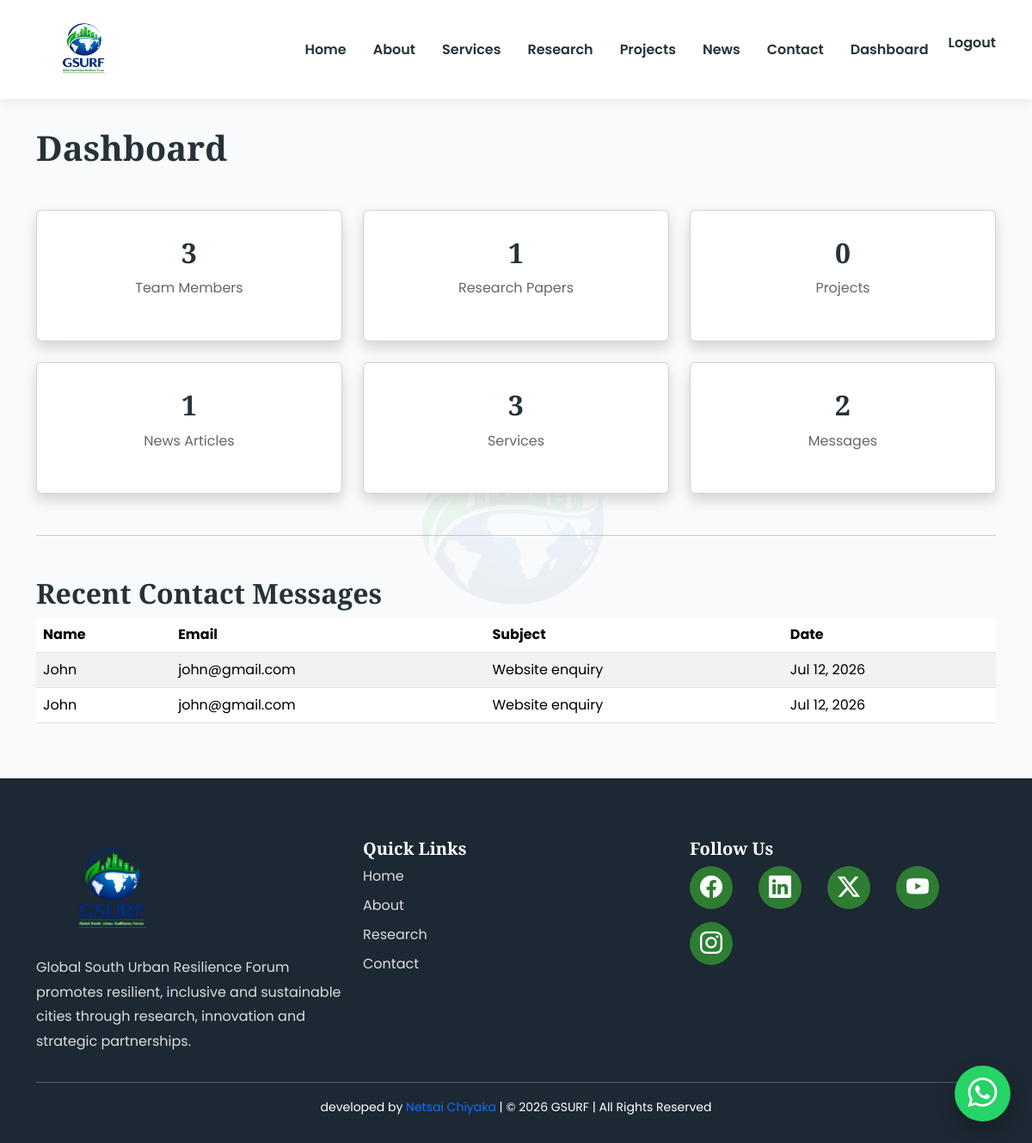
The page /dashboard/ (signed in) on the database its author committed.
### core/models.py (models this page shows, shortened)
class ContactMessage(models.Model):
    name = models.CharField(
        max_length=100
    )
    email = models.EmailField()
    subject = models.CharField(
        max_length=200
    )
    message = models.TextField()
    created_at = models.DateTimeField(
        auto_now_add=True
    )
    is_read = models.BooleanField(
        default=False
    )

### core/views.py (the view)
# urls.py: path("dashboard/", views.dashboard, name="dashboard"),
@login_required
def dashboard(request):
    context = {
        "team_count": TeamMember.objects.count(),
        "research_count": Research.objects.count(),
        "service_count": Service.objects.count(),
        "message_count": ContactMessage.objects.count(),
        "news_count": News.objects.count(),
        "project_count": Project.objects.count(),
        "recent_messages": ContactMessage.objects.order_by(
            "-created_at"
        )[:5],
    }
    return render(
        request,
        "dashboard.html",
        context,
    )

### templates/dashboard.html (shortened to what this page needs)
{% extends 'base.html' %}
{% block content %}
<div class="container py-5">
<h1 class="mb-5">
Dashboard
</h1>
<div class="row g-4">
<div class="col-md-4">
<div class="card shadow text-center">
<div class="card-body">
<h2>{{ team_count }}</h2>
<p>Team Members</p>
</div>
</div>
</div>
<div class="col-md-4">
<div class="card shadow text-center">
<div class="card-body">
<h2>{{ research_count }}</h2>
<p>Research Papers</p>
</div>
</div>
</div>
<div class="col-md-4">
<div class="card shadow text-center">
<div class="card-body">
<h2>{{ project_count }}</h2>
<p>Projects</p>
</div>
</div>
</div>
<div class="col-md-4">
<div class="card shadow text-center">
<div class="card-body">
<h2>{{ news_count }}</h2>
<p>News Articles</p>
</div>
</div>
</div>
<div class="col-md-4">
<div class="card shadow text-center">
<div class="card-body">
<h2>{{ service_count }}</h2>
<p>Services</p>
</div>
</div>
</div>
<div class="col-md-4">
<div class="card shadow text-center">
<div class="card-body">
<h2>{{ message_count }}</h2>
<p>Messages</p>
</div>
</div>
</div>
</div>
<hr class="my-5">
<h2>Recent Contact Messages</h2>
<div class="table-responsive">
<table class="table table-striped">
<thead>
<tr>
<th>Name</th>
<th>Email</th>
<th>Subject</th>
<th>Date</th>
</tr>
</thead>
<tbody>
{% for message in recent_messages %}
<tr>
<td>{{ message.name }}</td>
<td>{{ message.email }}</td>
<td>{{ message.subject }}</td>
<td>{{ message.created_at|date:"M d, Y" }}</td>
</tr>
{% empty %}
<tr>
<td colspan="4">
No messages found.
</td>
</tr>
{% endfor %}
</tbody>
</table>
</div>
</div>
{% endblock %}

### static/css/style.css (style rules this page uses)
body { font-family:'Poppins',sans-serif; background:#f8fafb; color:#444; overflow-x:hidden; }
:root { --primary:#0b4f8c; --secondary:#2E7D32; --accent:#7CB342; --light:#F8FAFC; --white:#ffffff; --dark:#263238; --gray:#6c757d; }
h1,h2,h3,h4,h5 { font-family:'Playfair Display',serif; font-weight:700; color:var(--dark); }
p { line-height:1.8; color:#666; }
.card-body { padding:30px; }

### rows shown on the page
ContactMessage: name "John", email "john@gmail.com", subject "Website enquiry", created_at "Jul 12, 2026"
ContactMessage: name "John", email "john@gmail.com", subject "Website enquiry", created_at "Jul 12, 2026"

### other values the page prints
{{ team_count }} "3"
{{ research_count }} "1"
{{ project_count }} "0"
{{ news_count }} "1"
{{ service_count }} "3"
{{ message_count }} "2"
